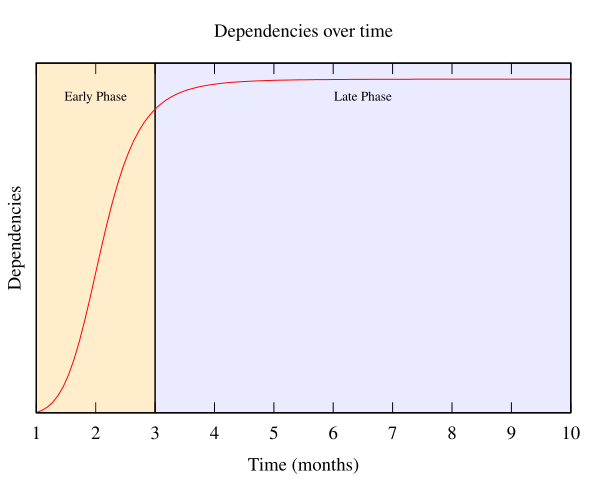

Write the gnuplot code that produced this figure.
set terminal svg size 400,300 enhanced fname 'arial'  fsize 10 butt solid
set output 'out.svg'
set term svg font "Times,14"
set xrange [1:10]
set yrange [4:35]
set xlabel 'Time (months)'
set ylabel 'Dependencies'
set title 'Dependencies over time'
unset ytics

set obj rect from 1, graph 0 to 3, graph 1 fc rgb "orange" fs solid 0.2
set label 8 at 2,32 "Early Phase" front center font ",10
set obj rect from 3, graph 0 to 10, graph 1 fc rgb "blue" fs solid 0.08
set label 9 at 6.5,32 "Late Phase" front center font ",10"

plot 33.57729 + (3.781509 - 33.57729)/(1 + (x/2.096745)**6.484434) notitle
